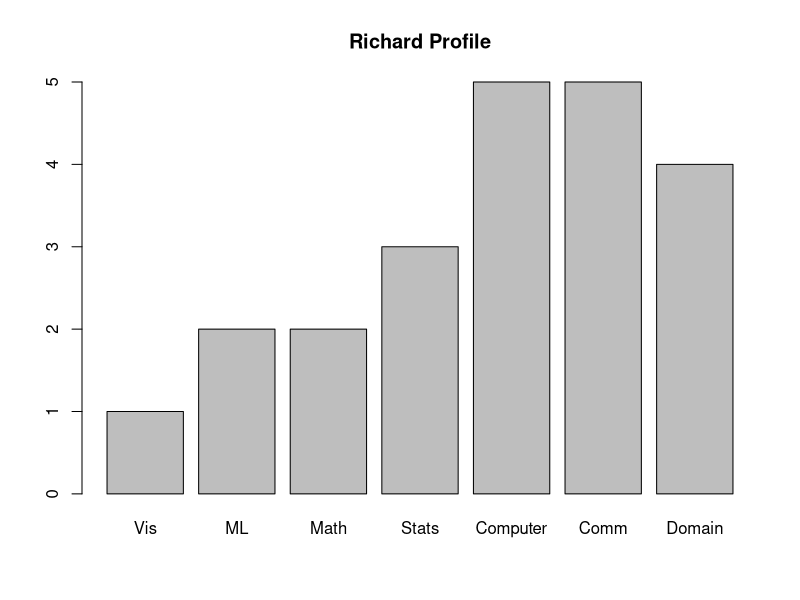

R code for this plot:
## ---- chunk 1
knitr::opts_chunk$set(echo = TRUE)
## ---- chunk 2
skills = c(1,2,2,3,5,5,4)
labels = c("Vis","ML","Math","Stats","Computer","Comm","Domain")
barplot(skills,names.arg = labels,main="Richard Profile")
